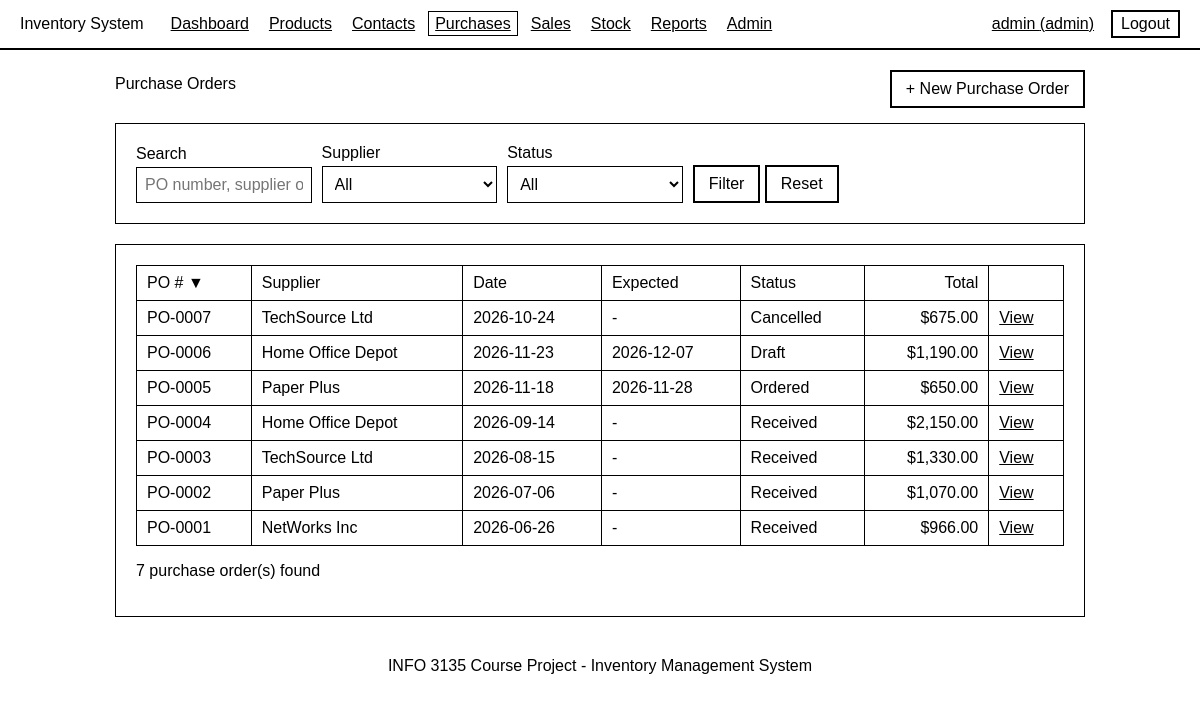
The app's page /pages/purchase_orders.php (signed in) with its own data.
### tables this page shows
CREATE TABLE purchase_orders (
    po_id         INT AUTO_INCREMENT PRIMARY KEY,
    supplier_id   INT NOT NULL,
    user_id       INT NOT NULL,
    status        ENUM('Draft', 'Ordered', 'Received', 'Cancelled') NOT NULL DEFAULT 'Draft',
    order_date    DATE NOT NULL,
    expected_date DATE NULL,
    note          VARCHAR(200) NOT NULL DEFAULT '',
    created_at    TIMESTAMP NOT NULL DEFAULT CURRENT_TIMESTAMP,
    FOREIGN KEY (supplier_id) REFERENCES suppliers(supplier_id) ON DELETE RESTRICT,
    FOREIGN KEY (user_id)     REFERENCES users(user_id)         ON DELETE RESTRICT
);

CREATE TABLE suppliers (
    supplier_id   INT AUTO_INCREMENT PRIMARY KEY,
    name          VARCHAR(100) NOT NULL UNIQUE,
    email         VARCHAR(100) NOT NULL,
    phone         VARCHAR(20)  NOT NULL
);

### pages/purchase_orders.php (the view, shortened to what this page needs)
<?php
require_once "../includes/functions.php";
require_once "../includes/orders.php";
$view = in_array(get("show"), ["form", "view"], true) ? get("show") : "list";
if ($view == "list") {
    $q = get("q");
    $sorts = ["id" => "o.po_id", "date" => "o.order_date", "total" => "total", "supplier" => "s.name"];
    $sort = array_key_exists(get("sort"), $sorts) ? get("sort") : "id";
    $dir = get("dir") === "asc" ? "ASC" : "DESC";
    $where = [];
    $params = [];
    $whereSql = $where ? "WHERE " . implode(" AND ", $where) : "";
    $stmt = $pdo->prepare("SELECT COUNT(*) FROM purchase_orders o JOIN suppliers s ON s.supplier_id = o.supplier_id $whereSql");
    $stmt->execute($params);
    $total = (int) $stmt->fetchColumn();
    [$page, $pages, $offset] = paging($total, 10);
    $stmt = $pdo->prepare("
        SELECT o.po_id, o.order_date, o.expected_date, o.status, s.name AS supplier,
               COALESCE(SUM(i.quantity * i.unit_cost), 0) AS total
        FROM purchase_orders o
        JOIN suppliers s ON s.supplier_id = o.supplier_id
        LEFT JOIN purchase_order_items i ON i.po_id = o.po_id
        $whereSql
        GROUP BY o.po_id
        ORDER BY {$sorts[$sort]} $dir
        LIMIT 10 OFFSET $offset");
    $stmt->execute($params);
    $orders = $stmt->fetchAll();
}
?>
<?php if ($view == "list"): ?>
<div class="page-head">
    <h1>Purchase Orders</h1>
    <a href="purchase_orders.php?show=form" class="btn">+ New Purchase Order</a>
</div>
<div class="card">
    <form method="get" action="purchase_orders.php" class="filters filters-wide">
        <div class="field">
            <label for="q">Search</label>
            <input type="text" id="q" name="q" value="<?= h($q) ?>" placeholder="PO number, supplier or note">
        </div>
        <div class="field">
            <label for="supplier">Supplier</label>
            <select id="supplier" name="supplier">
                <option value="">All</option>
            </select>
        </div>
        <div class="field">
            <label for="status">Status</label>
            <select id="status" name="status">
                <option value="">All</option>
            </select>
        </div>
        <div>
            <button type="submit" class="btn">Filter</button>
            <a href="purchase_orders.php" class="btn light">Reset</a>
        </div>
    </form>
</div>
<div class="card">
    <div class="table-wrap">
        <table>
            <tr>
                <th><?= sort_link("PO #", "id", $sort, $dir) ?></th>
                <th><?= sort_link("Supplier", "supplier", $sort, $dir) ?></th>
                <th><?= sort_link("Date", "date", $sort, $dir) ?></th>
                <th class="hide-sm">Expected</th>
                <th>Status</th>
                <th class="num"><?= sort_link("Total", "total", $sort, $dir) ?></th>
                <th></th>
            </tr>
            <?php foreach ($orders as $o): ?>
                <tr>
                    <td><?= h(order_no("PO", $o["po_id"])) ?></td>
                    <td><?= h($o["supplier"]) ?></td>
                    <td><?= h($o["order_date"]) ?></td>
                    <td class="hide-sm"><?= h($o["expected_date"] ?? "-") ?></td>
                    <td><?= h($o["status"]) ?></td>
                    <td class="num"><?= h(money($o["total"])) ?></td>
                    <td><a href="purchase_orders.php?show=view&amp;id=<?= h($o["po_id"]) ?>">View</a></td>
                </tr>
            <?php endforeach; ?>
        </table>
    </div>
    <p><?= h($total) ?> purchase order(s) found</p>
</div>
<?php endif; ?>

### assets/css/style.css (style rules this page uses)
* { font: 16px Arial, sans-serif; box-sizing: border-box; }
body { margin: 0; }
a { color: black; }
.card { border: 1px solid black; padding: 20px; margin-bottom: 20px; }
h1, h2 { margin-top: 0; }
.page-head { display: flex; flex-wrap: wrap; justify-content: space-between; align-items: center; gap: 10px; margin-bottom: 15px; }
form { margin: 0; }
.field { margin-bottom: 14px; }
label { display: block; margin-bottom: 4px; }
input, select, textarea { width: 100%; padding: 8px; border: 1px solid black; background: white; }
.filters { display: grid; grid-template-columns: 2fr 1fr 1fr auto auto; gap: 10px; align-items: end; }
.filters .field { margin: 0; }
.filters-wide { grid-template-columns: repeat(5, 1fr) auto; }
.num { text-align: right; }
.btn, button { display: inline-block; padding: 8px 14px; border: 2px solid black; background: white; color: black; text-decoration: none; cursor: pointer; }
.table-wrap { overflow-x: auto; }
table { width: 100%; border-collapse: collapse; }
th, td { padding: 8px 10px; border: 1px solid black; text-align: left; }

### records on screen
purchase_orders: po_id "PO-0007", supplier.name "TechSource Ltd", order_date "2026-10-24", expected_date "-", status "Cancelled", total "$675.00"
purchase_orders: po_id "PO-0006", supplier.name "Home Office Depot", order_date "2026-11-23", expected_date "2026-12-07", status "Draft", total "$1,190.00"
purchase_orders: po_id "PO-0005", supplier.name "Paper Plus", order_date "2026-11-18", expected_date "2026-11-28", status "Ordered", total "$650.00"
purchase_orders: po_id "PO-0004", supplier.name "Home Office Depot", order_date "2026-09-14", expected_date "-", status "Received", total "$2,150.00"
purchase_orders: po_id "PO-0003", supplier.name "TechSource Ltd", order_date "2026-08-15", expected_date "-", status "Received", total "$1,330.00"
purchase_orders: po_id "PO-0002", supplier.name "Paper Plus", order_date "2026-07-06", expected_date "-", status "Received", total "$1,070.00"
purchase_orders: po_id "PO-0001", supplier.name "NetWorks Inc", order_date "2026-06-26", expected_date "-", status "Received", total "$966.00"

### other values on screen
$label "Dashboard Products Contacts Purchases Sales Stock Reports Admin"
$_SESSION["username"] "admin"
$_SESSION["role"] "admin"
$label "PO # Supplier Date Total"
$arrow "▼"
$total "7"
